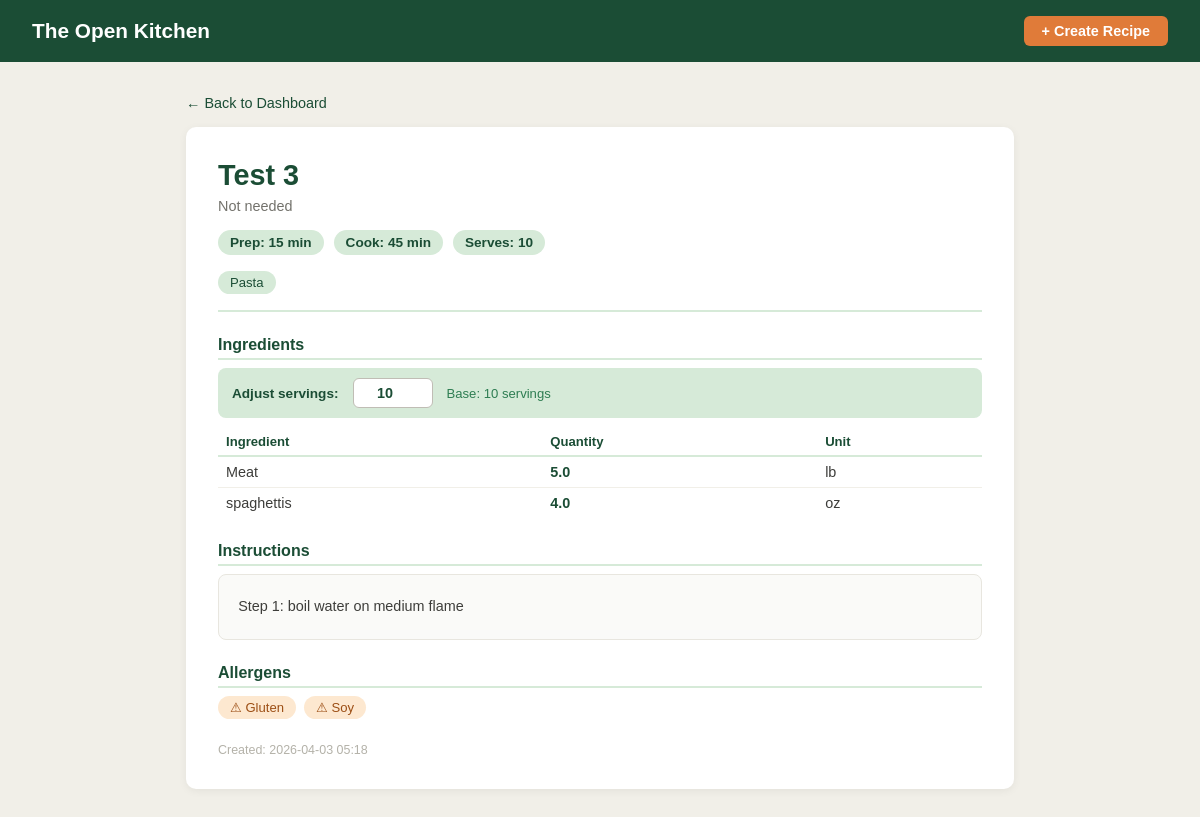
The page /recipe/4 on the database its author committed.
### app/models.py (models this page shows, shortened)
class Recipe(db.Model):
    __tablename__ = 'recipes'
    id           = db.Column(db.Integer,     primary_key=True)
    authorID     = db.Column(db.Integer,     db.ForeignKey('users.id'),   unique=False, nullable=False)
    title        = db.Column(db.String(150), unique=False, nullable=False)
    description  = db.Column(db.Text,        unique=False, nullable=True)
    instructions = db.Column(db.Text,        unique=False, nullable=False)
    forkedFrom   = db.Column(db.Integer,     db.ForeignKey('recipes.id'), unique=False, nullable=True)
    baseServings = db.Column(db.Integer,     unique=False, nullable=False)
    prepTime     = db.Column(db.Integer,     unique=False, nullable=True)
    cookTime     = db.Column(db.Integer,     unique=False, nullable=True)
    dateCreated  = db.Column(db.DateTime,    unique=False, nullable=False, default=datetime.now)
    ingredients  = db.relationship('Ingredient',       backref='recipe', lazy=True, cascade='all, delete-orphan')
    categories   = db.relationship('RecipeCategory',   backref='recipe', lazy=True, cascade='all, delete-orphan')
    dietary_tags = db.relationship('RecipeDietaryTag', backref='recipe', lazy=True, cascade='all, delete-orphan')
    allergens    = db.relationship('RecipeAllergen',   backref='recipe', lazy=True, cascade='all, delete-orphan')

class RecipeCategory(db.Model):
    __tablename__ = 'recipe_categories'
    id         = db.Column(db.Integer, primary_key=True)
    recipeID   = db.Column(db.Integer, db.ForeignKey('recipes.id'),    unique=False, nullable=False)
    categoryID = db.Column(db.Integer, db.ForeignKey('categories.id'), unique=False, nullable=False)
    category = db.relationship('Category', backref='recipe_categories')

class Category(db.Model):
    __tablename__ = 'categories'
    id   = db.Column(db.Integer,    primary_key=True)
    name = db.Column(db.String(32), unique=True,  nullable=False)

class Ingredient(db.Model):
    __tablename__ = 'ingredients'
    id       = db.Column(db.Integer,    primary_key=True)
    recipeID = db.Column(db.Integer,    db.ForeignKey('recipes.id'),           unique=False, nullable=False)
    unitID   = db.Column(db.Integer,    db.ForeignKey('measurement_units.id'), unique=False, nullable=False)
    name     = db.Column(db.String(32), unique=False, nullable=False)
    quantity = db.Column(db.Float,      unique=False, nullable=False)

class MeasurementUnit(db.Model):
    __tablename__ = 'measurement_units'
    id           = db.Column(db.Integer,    primary_key=True)
    name         = db.Column(db.String(32), unique=True,  nullable=False)
    abbreviation = db.Column(db.String(32), unique=True,  nullable=False)
    system       = db.Column(db.String(32), unique=False, nullable=False)
    isActive     = db.Column(db.Boolean,    unique=False, nullable=True,  default=True)
    ingredients = db.relationship('Ingredient', backref='unit', lazy=True)

class RecipeAllergen(db.Model):
    __tablename__ = 'recipe_allergens'
    id         = db.Column(db.Integer, primary_key=True)
    recipeID   = db.Column(db.Integer, db.ForeignKey('recipes.id'),    unique=False, nullable=False)
    allergenID = db.Column(db.Integer, db.ForeignKey('allergens.id'),  unique=False, nullable=False)
    allergen = db.relationship('Allergen', backref='recipe_allergens')

class Allergen(db.Model):
    __tablename__ = 'allergens'
    id   = db.Column(db.Integer,    primary_key=True)
    name = db.Column(db.String(32), unique=True,  nullable=False)

### app/routes.py (the view)
@app.route('/recipe/<int:recipe_id>', methods=['GET'])
def view_recipe(recipe_id):
    recipe = Recipe.query.get_or_404(recipe_id)
    ingredients   = Ingredient.query.filter_by(recipeID=recipe_id).all()
    categories    = RecipeCategory.query.filter_by(recipeID=recipe_id).all()
    dietary_tags  = RecipeDietaryTag.query.filter_by(recipeID=recipe_id).all()
    allergens     = RecipeAllergen.query.filter_by(recipeID=recipe_id).all()
    return render_template('view_recipe.html',
                           recipe       = recipe,
                           ingredients  = ingredients,
                           categories   = categories,
                           dietary_tags = dietary_tags,
                           allergens    = allergens)

### app/templates/view_recipe.html (shortened to what this page needs)
{% extends "base.html" %}
{% block content %}
<a href="{{ url_for('dashboard') }}" class="back-link">
    &#8592; Back to Dashboard
</a>
<div class="recipe-container">
    <div class="recipe-header">
        <h1>{{ recipe.title }}</h1>
        {% if recipe.description %}
        <p>{{ recipe.description }}</p>
        {% endif %}
        <div class="meta-row">
            {% if recipe.prepTime %}
            <span class="meta-badge">Prep: {{ recipe.prepTime }} min</span>
            {% endif %}
            {% if recipe.cookTime %}
            <span class="meta-badge">Cook: {{ recipe.cookTime }} min</span>
            {% endif %}
            <span class="meta-badge">Serves: {{ recipe.baseServings }}</span>
        </div>
        {% if categories %}
        <div class="tag-group">
            {% for rc in categories %}
            <span class="tag">{{ rc.category.name }}</span>
            {% endfor %}
        </div>
        {% endif %}
    </div>
    <h2>Ingredients</h2>
    <div class="scaling-box">
        <label>Adjust servings:</label>
        <input type="number" id="adjustServings"
               value="{{ recipe.baseServings }}" min="1"
               oninput="scaleIngredients(this.value)">
        <span style="font-size:0.82rem; color:#2E7D52;">
            Base: {{ recipe.baseServings }} servings
        </span>
    </div>
    <table class="ing-table">
        <thead>
            <tr>
                <th>Ingredient</th>
                <th>Quantity</th>
                <th>Unit</th>
            </tr>
        </thead>
        <tbody>
            {% for ing in ingredients %}
            <tr>
                <td>{{ ing.name }}</td>
                <td>
                    <span class="scaled-qty"
                          data-base="{{ ing.quantity }}">
                        {{ ing.quantity }}
                    </span>
                </td>
                <td>{{ ing.unit.abbreviation }}</td>
            </tr>
            {% endfor %}
        </tbody>
    </table>
    <h2>Instructions</h2>
    <div class="instructions-box">{{ recipe.instructions }}</div>
    {% if allergens %}
    <h2>Allergens</h2>
    <div class="tag-group">
        {% for ra in allergens %}
        <span class="tag-allergen">&#9888; {{ ra.allergen.name }}</span>
        {% endfor %}
    </div>
    {% endif %}
    <p style="margin-top:1.5rem; font-size:0.78rem; color:#b4b2a9;">
        Created: {{ recipe.dateCreated.strftime('%Y-%m-%d %H:%M') }}
    </p>
</div>
{% endblock %}

### app/templates/base.html (style rules this page uses)
* { box-sizing: border-box; margin: 0; padding: 0; }
body { font-family: Helvetica, Arial, sans-serif; background: #f1efe8; color: #3d3d3a; }

### app/templates/view_recipe.html (style rules this page uses)
.recipe-container { background: white; padding: 2rem; border-radius: 10px; box-shadow: 0 2px 8px rgba(0,0,0,0.06); }
.recipe-header { border-bottom: 2px solid #d6ead8; padding-bottom: 1rem; margin-bottom: 1.5rem; }
.recipe-header h1 { font-size: 1.8rem; color: #1B4D35; margin-bottom: 6px; }
.recipe-header p { font-size: 0.9rem; color: #73726c; }
.meta-row { display: flex; flex-wrap: wrap; gap: 10px; margin: 1rem 0; }
.meta-badge { background: #d6ead8; color: #1B4D35; padding: 5px 12px; border-radius: 20px; font-size: 0.85rem; font-weight: bold; }
h2 { font-size: 1rem; color: #1B4D35; margin: 1.5rem 0 0.5rem; padding-bottom: 4px; border-bottom: 2px solid #d6ead8; }
.scaling-box { background: #d6ead8; border-radius: 8px; padding: 10px 14px; margin-bottom: 10px; display: flex; align-items: center; gap: 14px; flex-wrap: wrap; }
.scaling-box label { font-size: 0.85rem; font-weight: bold; color: #1B4D35; }
.scaling-box input[type="number"] { width: 80px; padding: 6px 10px; border: 1px solid #c0bdb5; border-radius: 6px; font-size: 0.9rem; font-weight: bold; color: #1B4D35; text-align: center; }
.ing-table { width: 100%; border-collapse: collapse; margin-bottom: 1rem; }
.ing-table th { text-align: left; font-size: 0.82rem; color: #1B4D35; padding: 6px 8px; border-bottom: 2px solid #d6ead8; }
.ing-table td { padding: 7px 8px; font-size: 0.9rem; border-bottom: 1px solid #f1efe8; color: #3d3d3a; }
.ing-table tr:last-child td { border-bottom: none; }
.scaled-qty { font-weight: bold; color: #1B4D35; }
.instructions-box { background: #fafaf8; border: 1px solid #e8e6df; border-radius: 8px; padding: 1.2rem; font-size: 0.9rem; line-height: 1.8; color: #3d3d3a; white-space: pre-wrap; }
.tag-group { display: flex; flex-wrap: wrap; gap: 8px; margin-top: 6px; }
.tag { background: #d6ead8; color: #1B4D35; padding: 4px 12px; border-radius: 20px; font-size: 0.82rem; }
.tag-allergen { background: #fde8d0; color: #9c4e14; padding: 4px 12px; border-radius: 20px; font-size: 0.82rem; }
.back-link { display: inline-block; margin-bottom: 1rem; color: #1B4D35; text-decoration: none; font-size: 0.9rem; }

### rows shown on the page
Recipe: title "Test 3", description "Not needed", prepTime "15", cookTime "45", baseServings "10", instructions "Step 1: boil water on medium flame", dateCreated "2026-04-03 05:18"
RecipeCategory: category.name "Pasta"
Ingredient: name "Meat", quantity "5.0", unit.abbreviation "lb"
Ingredient: name "spaghettis", quantity "4.0", unit.abbreviation "oz"
RecipeAllergen: allergen.name "Gluten"
RecipeAllergen: allergen.name "Soy"
